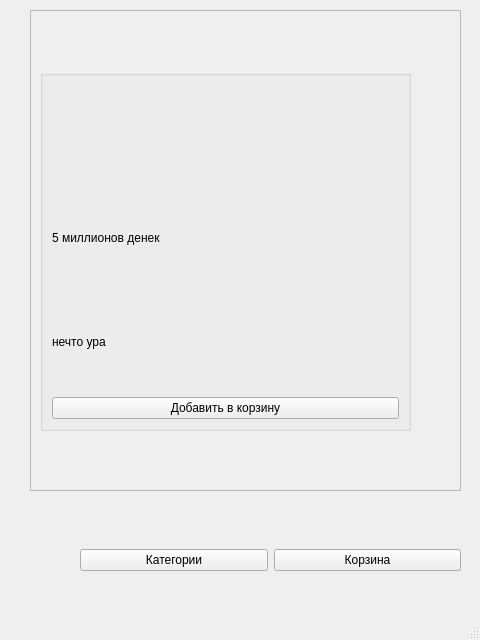
<?xml version="1.0" encoding="UTF-8"?>
<ui version="4.0">
 <class>MainWindow</class>
 <widget class="QMainWindow" name="MainWindow">
  <property name="geometry">
   <rect>
    <x>0</x>
    <y>0</y>
    <width>480</width>
    <height>640</height>
   </rect>
  </property>
  <property name="windowTitle">
   <string>MainWindow</string>
  </property>
  <widget class="QWidget" name="centralwidget">
   <widget class="QScrollArea" name="scrollArea">
    <property name="geometry">
     <rect>
      <x>30</x>
      <y>10</y>
      <width>431</width>
      <height>481</height>
     </rect>
    </property>
    <property name="widgetResizable">
     <bool>true</bool>
    </property>
    <widget class="QWidget" name="scrollAreaWidgetContents">
     <property name="geometry">
      <rect>
       <x>0</x>
       <y>0</y>
       <width>429</width>
       <height>479</height>
      </rect>
     </property>
     <layout class="QVBoxLayout" name="verticalLayout_3">
      <item>
       <layout class="QVBoxLayout" name="verticalLayout_4">
        <item>
         <widget class="QGroupBox" name="verticalGroupBox">
          <property name="minimumSize">
           <size>
            <width>371</width>
            <height>361</height>
           </size>
          </property>
          <property name="maximumSize">
           <size>
            <width>371</width>
            <height>361</height>
           </size>
          </property>
          <layout class="QVBoxLayout" name="verticalLayout">
           <item>
            <widget class="QLabel" name="label">
             <property name="text">
              <string/>
             </property>
             <property name="pixmap">
              <pixmap>nao.jpeg</pixmap>
             </property>
            </widget>
           </item>
           <item>
            <layout class="QHBoxLayout" name="horizontalLayout_5"/>
           </item>
           <item>
            <widget class="QLabel" name="label_3">
             <property name="text">
              <string>5 миллионов денек</string>
             </property>
            </widget>
           </item>
           <item>
            <widget class="QLabel" name="label_2">
             <property name="text">
              <string>нечто ура</string>
             </property>
            </widget>
           </item>
           <item>
            <widget class="QPushButton" name="pushButton_4">
             <property name="text">
              <string>Добавить в корзину</string>
             </property>
            </widget>
           </item>
          </layout>
         </widget>
        </item>
       </layout>
      </item>
     </layout>
    </widget>
   </widget>
   <widget class="QWidget" name="horizontalLayoutWidget">
    <property name="geometry">
     <rect>
      <x>80</x>
      <y>540</y>
      <width>381</width>
      <height>41</height>
     </rect>
    </property>
    <layout class="QHBoxLayout" name="horizontalLayout">
     <item>
      <widget class="QPushButton" name="pushButton_6">
       <property name="text">
        <string>Категории</string>
       </property>
      </widget>
     </item>
     <item>
      <widget class="QPushButton" name="pushButton_5">
       <property name="text">
        <string>Корзина</string>
       </property>
      </widget>
     </item>
    </layout>
   </widget>
  </widget>
  <widget class="QMenuBar" name="menubar">
   <property name="geometry">
    <rect>
     <x>0</x>
     <y>0</y>
     <width>480</width>
     <height>26</height>
    </rect>
   </property>
  </widget>
  <widget class="QStatusBar" name="statusbar"/>
 </widget>
 <resources/>
 <connections/>
</ui>
